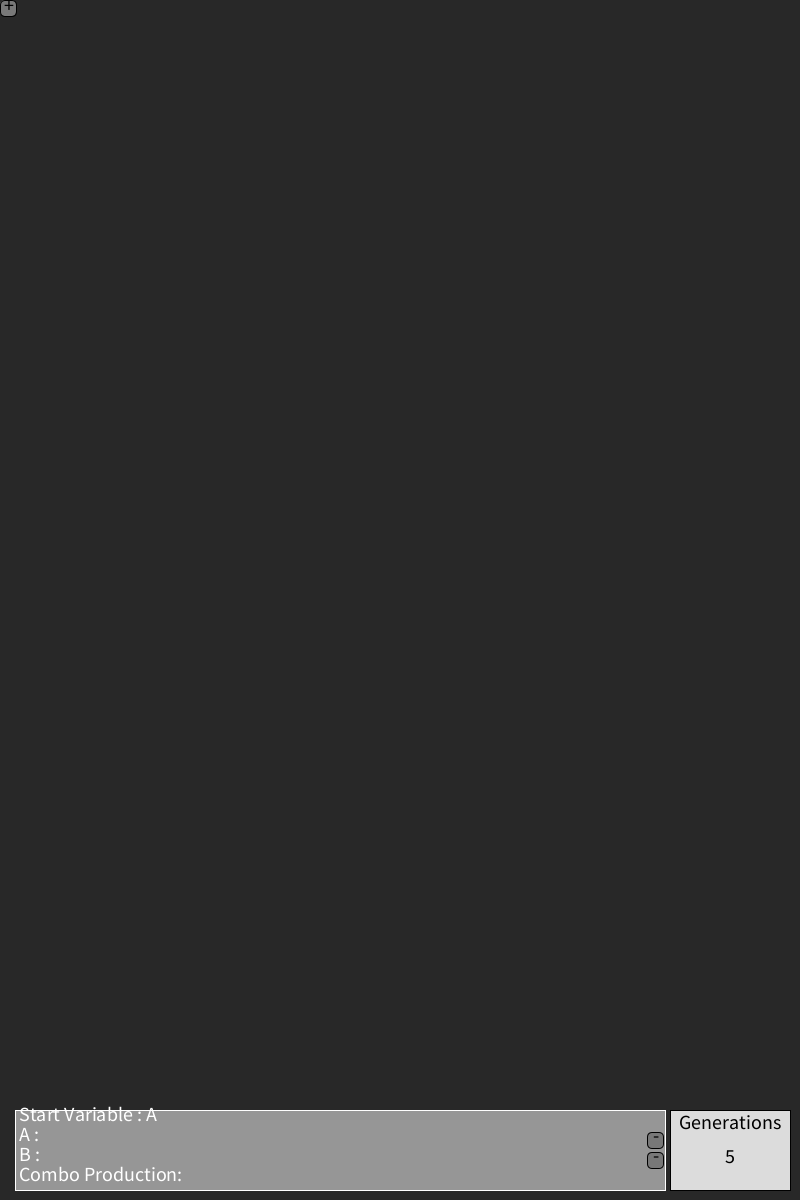
Frame 1 (no input)
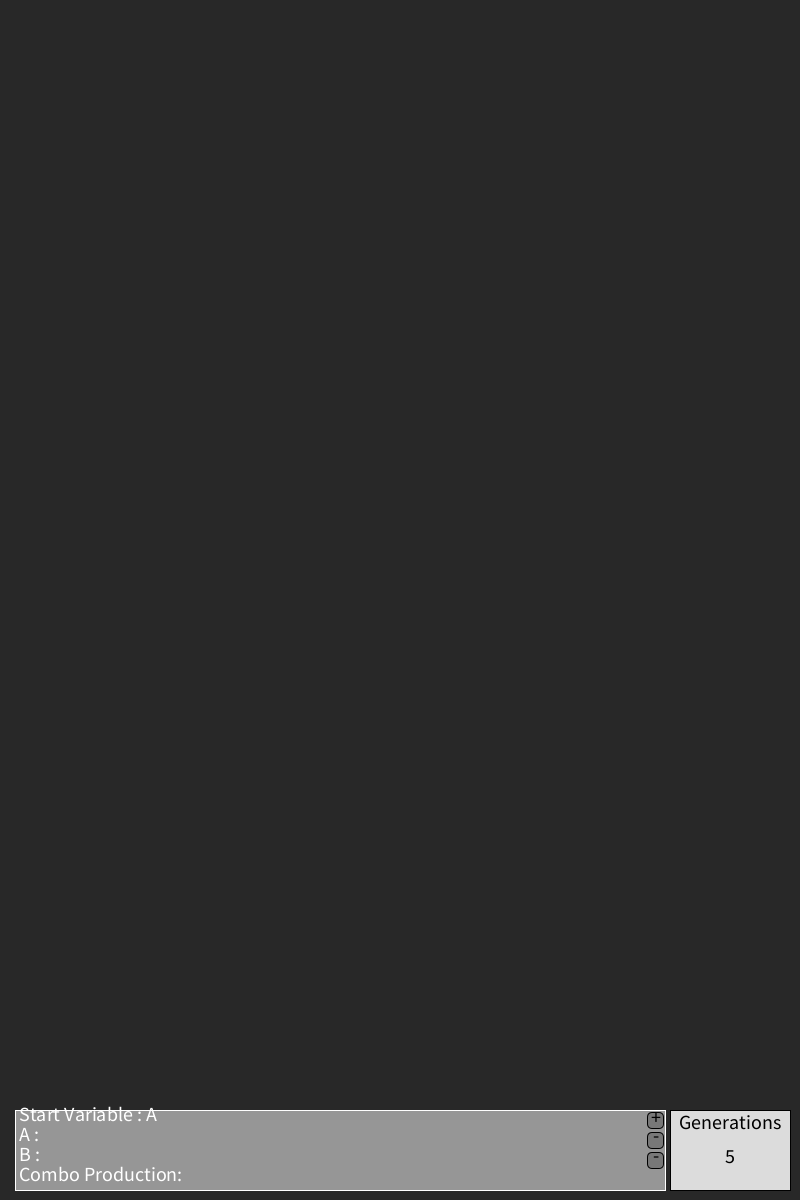
Frame 60 (the mouse pressed at the canvas centre just before this capture)
Frame 120 (the mouse held since frame 60 and released just before this capture): identical to frame 60, image omitted

The Processing sketch that drew these frames (run headless with seeded random() and noise(); from frame 60 on, the mouse is pressed at the canvas centre):

// Processing sketch: L_System_Drawer_Mar_19
// ── L_System_Drawer_Mar_19.pde

// First, defining some variables for the appearance of the main window
int BH; // The height of the productions box
int RW = 120; // The width of the right box
int RH = 80; // The height of the right box
int sep = 5; // The seperation of the boxes
int edge = 10; // The distance from the edge of the screen to the boxes
int d = 15; // diameter of the nodes

float CSize = 40; // Size of the central/mousetracking cursor

int w, h; // Variables to keep track of the width and height of the window for resizing purposes

boolean firstMousePress = false; // True if a mouse button has just been pressed while no other button was.

Triangle LT, RT; // The different arrow buttons for changing values


ArrayList<Rectangle> windowButtons = new ArrayList<Rectangle>(); // The buttons that can add or remove windows/production rules
int buttonSize = 16;


int gens = 5;

// The bounds for where new nodes can be placed or dragged to
int xmin, xmax, ymin, ymax;
IntList lims;
IntList windowBounds;

String Productions; // A list of the productions that have a replacement rule
StringList Replacements; // A list of the replacement rules

ArrayList<Window> subWindows = new ArrayList<Window>(); // The windows that control the different production rules
int maxSubWindows = 4;
int initialWindows = 2;

String startVar;

//IntList wIandPN; // Initializing a short intlist that keeps track of some values for the main window's production display
int minProdNum;


ArrayList<Node> nodes = new ArrayList<Node>();


String[] L = {"A", "B", "C", "D", "E", "F"};
//ArrayList<String> M = new ArrayList<String>();
//M = {"A", "B", "C", "D", "E", "F"};

//Triangle StartTriangle;
//float startX, startY;
//int stW = 40; // The width of the start triangle
//int stH = 20; // The height of the start triangle


ArrayList<String> OGWindowProds = new ArrayList<String>(); // OG WindowProds
ArrayList<String> WindowProds = new ArrayList<String>(); // WindowProds

String LSystem;

void settings() {
  size(displayWidth/2, displayHeight);
  windowButtons.add(new Rectangle(0, 0, buttonSize, buttonSize, "+", this));
  for (int i = 0; i < initialWindows; i++) {
    OGWindowProds.add(L[i]);
    windowButtons.add(new Rectangle(0, 0, buttonSize, buttonSize, "-", this));
  }
  
  
  WindowProds = OGWindowProds;
  for (int i = 0; i < initialWindows; i++) {
    subWindows.add(new Window(this, L[i], i, OGWindowProds));
    subWindows.get(i).setWindowProds(WindowProds);
  }
  
  registerMethod("pre", this);
  
  w = width;
  h = height;
  
  xmin = 0;
  xmax = w;
  ymin = 0;
  ymax = h - BH - edge;
  
  lims = new IntList();
  lims.append(xmin);
  lims.append(xmax);
  lims.append(ymin);
  lims.append(ymax);
  
  windowBounds = new IntList();
  windowBounds.append(0);
  windowBounds.append(w);
  windowBounds.append(0);
  windowBounds.append(h);
  
  LT = new Triangle(0, 0, 0, 0, 0, 0, this, windowBounds, OGWindowProds);
            
  RT = new Triangle(0, 0, 0, 0, 0, 0, this, windowBounds, OGWindowProds);
            
  //startX = w/2;
  //startY = h/2;
  //StartTriangle = new Triangle(startX, startY, startX + stW/2, startY + stH, startX - stW/2, startY + stH, this, lims, OGWindowProds);
  //StartTriangle.setMovable(true);
  //StartTriangle.setWindowProds(WindowProds);
  
  Replacements = new StringList();
}

void setup() { 
  //surface.hideCursor();
  surface.setResizable(true);
  surface.setTitle("Main Window");
  surface.setLocation(0, 0);
  //for (Window w : subWindows) {
  //  w.setup();
  //}
  Replacements.append("test");
  
  
}

void pre() {
  if (w != width || h != height) {
    // Sketch window has resized
    w = width;
    h = height;
    //while (lims.size() > 0) {
    //  lims.remove(0);
    //}
    lims.clear();
    xmin = 0;
    xmax = w;
    ymin = 0;
    ymax = h - BH - edge;
    
    lims.append(xmin);
    lims.append(xmax);
    lims.append(ymin);
    lims.append(ymax);
    
    windowBounds.clear();
    windowBounds.append(0);
    windowBounds.append(w);
    windowBounds.append(0);
    windowBounds.append(h);
    
    adjustSystem(nodes, lims);
    
    LT.move(w - edge - RW/2 - 15, h - edge - RH/2 - 5,
            w - edge - RW/2 - 15, h - edge - RH/2 + 25,
            w - edge - RW/2 - 40, h - edge - RH/2 + 10);
            
    RT.move(w - edge - RW/2 + 15, h - edge - RH/2 - 5,
            w - edge - RW/2 + 40, h - edge - RH/2 + 10,
            w - edge - RW/2 + 15, h - edge - RH/2 + 25);
            
    //StartTriangle.adjust(lims);
  }
}

void draw() {
  background(40);
  noStroke();
  
  textAlign(LEFT, TOP);
  //}
  
  stroke(255);
  // Axiom, Productions, and Angle Box
  //fill(100);
  //rect(edge, height-rH-edge, LW, rH);
  
  // Productions Box
  Productions = "";
  Replacements.clear();
  for (Window w : subWindows) {
    Productions += w.getProduction();
    Replacements.append(w.getReplacement());
    //print(" before: " + WindowProds.size());
    //w.setWindowProds(WindowProds);
    //print(" after: " + WindowProds.size());
  }
  //StartTriangle.setWindowProds(WindowProds);
  fill(150);
  int comboProdRows = 1;
  BH = (Replacements.size() + 1 /* this +1 is for the + button */ + comboProdRows /* the other is for the combined production */) * 20;
  rect(sep + edge, height - BH - edge, width - (RW + sep * 2 + edge * 2), BH);
  minProdNum = 0;
  //wIandPN = new IntList();
  
      
  if (subWindows.size() != 0) {
    startVar = subWindows.get(0).production;
  } else {
    startVar = "none";
  }
  
  LSystem = combineLSystem(startVar, Productions, Replacements, gens);
  
  // This gets the production rules from each of the active windows and puts them into the text box in the main window
  for (int i = 0; i < Replacements.size() + 1 + comboProdRows; i++) {
    float currentW = sep + edge + 4;
    float currentH = height - BH - edge + 20*i - 3;
    fill(255);
    textAlign(LEFT,TOP);
    textSize(20);

    
    if (i == 0) {
      text("Start Variable : " + startVar, currentW, currentH);
    } else if (i < Replacements.size() + 1) {
      text(subWindows.get(i-1).production + " : " + Replacements.get(i-1), currentW, currentH);
    } else {
      text("Combo Production: " + LSystem, currentW, currentH);
    }
    //text(Productions.get(prodNum(minProdNum, maxSubWindows, subWindows)), currentW, currentH);
    if (i < Replacements.size() + 1) {
      float step = (BH - comboProdRows*20) / windowButtons.size();
      windowButtons.get(windowButtons.size() - 1 - i).x = width - RW - sep - 18 - edge;
      windowButtons.get(windowButtons.size() - 1 - i).y = height - edge - step*i - buttonSize - 2 - comboProdRows * 20;
      
      // This places buttons that can remove (or add) production rules and their corresponding windows
      windowButtons.get(i).update();
      windowButtons.get(i).display();
    }
  }
  
  // Generations Box
  fill(220);
  rect(width - RW - edge, height - RH - edge, RW, RH);
  
  textSize(20);
  textAlign(CENTER, CENTER);
  fill(0);
  text("Generations", width - edge - RW/2, height - edge - RH + 12);
  text(str(gens), width - edge - RW/2, height - edge - RH/2 + 6);
  
  fill(200);
  
  
  LT.update();
  LT.display();
  LT.setFirstMousePress(false);
  
  RT.update();
  RT.display();
  RT.setFirstMousePress(false);
  
  //StartTriangle.setWindowProds(WindowProds);
  
  //StartTriangle.update();
  //StartTriangle.display();
  //StartTriangle.setFirstMousePress(false);
}

void mousePressed() {
  // remove window
  print(" old: " + WindowProds);
  for (int i = windowButtons.size() - 1; i >= 0; i--) {
    if (windowButtons.get(i).over) {
      if (windowButtons.get(i).s == "-") {
        windowButtons.remove(windowButtons.get(i));
        subWindows.get(i-1).close();
        subWindows.remove(subWindows.get(i-1));
        WindowProds.remove(WindowProds.get(i-1));
        
        
        //StartTriangle.setWindowProds(WindowProds);
      } else {
        addNewWindow();
        
      }
      //print(WindowProds);
    }
  }
  print(" new: " + WindowProds);
  
  for (Window w : subWindows) {
    print("first: " + w.WindowProds);
    w.setWindowProds(WindowProds);
    print("second: " + w.WindowProds);
  }
  //StartTriangle.setWindowProds(WindowProds);
  
  //StartTriangle.setFirstMousePress(true);
  
  if (LT.over) {
    gens--;
    if (gens < 0) {
      gens = 0;
    }
  }
  if (RT.over) {
    gens++;
  }
  LT.setFirstMousePress(true);
  RT.setFirstMousePress(true);
  
  //for (Node n : nodes) {
  //  n.setFirstMousePress(true);
  //}
  
}

void mouseDragged() {
  
}

void mouseReleased() {
  //for (Node n : nodes) {
  //  n.releaseEvent();
  //}
  LT.releaseEvent();
  RT.releaseEvent();
  //StartTriangle.releaseEvent();
}

ArrayList<String> getWindowProds() {
  return WindowProds;
}

void addNewWindow() {
  for (int i = 0; i < maxSubWindows; i++) {
    boolean inList = false;
    for (int j = 0; j < subWindows.size(); j++) {
      if (subWindows.get(j).nth == i) {
        inList = true;
        break;
      }
    }
    if (!inList) {
      subWindows.add(i, new Window(this, L[i], i, OGWindowProds));
      subWindows.get(i).setWindowProds(WindowProds);
      windowButtons.add(new Rectangle(0, 0, buttonSize, buttonSize, "-", this));
      //print(" old: " + WindowProds);
      WindowProds.add(i, L[i]);
      //print(" new: " + WindowProds);
      break;
    }
  }
}

//int[] prodNum (int min /* min value the Windex could be */, int max /* similarly... */, ArrayList<Window> W ) { // Given the index of a production, determine the index of its paired Window in an array

// ── Helpful_Functions.pde

boolean overCircle(float x, float y, float r, PApplet W) {
  float disX = x - W.mouseX;
  float disY = y - W.mouseY;
  if (sqrt(sq(disX) + sq(disY)) < r) {
    return true;
  } else {
    return false;
  }
}

float sign (float X1, float Y1, float X2, float Y2, float X3, float Y3) {
  return (X1 - X3) * (Y2 - Y3) - (X2 - X3) * (Y1 - Y3);
}

boolean overTriangle(float X1, float Y1, float X2, float Y2, float X3, float Y3, PApplet W) {
  // Checking which side of the half-plane created by the edges the point is in
  float d1, d2, d3;
  boolean neg, pos;
  
  d1 = sign(W.mouseX, W.mouseY, X1, Y1, X2, Y2);
  d2 = sign(W.mouseX, W.mouseY, X2, Y2, X3, Y3);
  d3 = sign(W.mouseX, W.mouseY, X3, Y3, X1, Y1);
  
  neg = d1 < 0 || d2 < 0 || d3 < 0;
  pos = d1 > 0 || d2 > 0 || d3 > 0;
  
  return !(neg && pos);
}

boolean overQuad(float X1, float Y1, float X2, float Y2, float X3, float Y3, float X4, float Y4, PApplet W) {
  float d1, d2, d3, d4;
  boolean neg, pos;
  
  d1 = sign(W.mouseX, W.mouseY, X1, Y1, X2, Y2);
  d2 = sign(W.mouseX, W.mouseY, X2, Y2, X3, Y3);
  d3 = sign(W.mouseX, W.mouseY, X3, Y3, X4, Y4);
  d4 = sign(W.mouseX, W.mouseY, X4, Y4, X1, Y1);
  
  neg = d1 < 0 || d2 < 0 || d3 < 0 || d4 < 0;
  pos = d1 > 0 || d2 > 0 || d3 > 0 || d4 > 0;
  
  return !(neg && pos);
}

boolean overRect(float X, float Y, float w, float h, PApplet W) {
  boolean xgood = W.mouseX > X && W.mouseX < X + w;
  boolean ygood = W.mouseY > Y && W.mouseY < Y + h;
  return xgood && ygood;
}



class Triangle {
  float x1, y1, x2, y2, x3, y3;
  boolean over;
  boolean press;
  boolean locked = false;
  int col = 120;
  boolean firstMousePress = false;
  PApplet w;
  IntList lims;
  boolean movable = false;
  float h;
  Node startNode;
  ArrayList<String> WindowProds;
  
  
  
  Triangle(float X1, float Y1, float X2, float Y2, float X3, float Y3, PApplet Window, IntList limits, ArrayList<String> WP) {

    x1 = X1;
    y1 = Y1;
    x2 = X2;
    y2 = Y2;
    x3 = X3;
    y3 = Y3;
    w = Window;
    lims = limits;
    h = max(y1, max(y2, y3)) - min(y1, min(y2, y3));
    WindowProds = WP;
    
  }
  
  void update() {
    overEvent();
    pressEvent();
    if (movable) {
      //if (over && !(startNode.activated || startNode.afterActivated())) {
      //  startNode.activatedFalse();
      //}
      startNode.update();
    }
    
    if (press && movable) {
      float x = lock(w.mouseX, lims.get(0) + (x1-x3), lims.get(1) + (x1-x2));
      float y = lock(w.mouseY - 7 * h / 8, lims.get(2), lims.get(3) - h);
      startNode.move(x - x1, y - y1);
      shift(x, y);
    }
  }
  
  void overEvent() {
    if (overTriangle(x1, y1, x2, y2, x3, y3, w) && (!movable || (movable && !startNode.over && !startNode.overAfter()))) {
      over = true;
    } else {
      over = false;
    }
  }
  
  void setFirstMousePress(boolean p) {
    firstMousePress = p;
    if (movable) {
      startNode.setFirstMousePress(p);
    }
  }
  
  void pressEvent() {
    if (over && firstMousePress || locked) {
      press = true;
      locked = true;
    } else {
      press = false;
    }
    
  }
  
  void releaseEvent() {
    locked = false;
    if (movable) {
      startNode.releaseEvent();
    }
  }
  
  void setStart(Node n) {
    startNode = n;
  }
  
  void setMovable(boolean m) {
    movable = m;
    if (movable) {
      startNode = new Node(x1, y1, 0, "start", this, w, lims);
    }
  }
  
  void setWindowProds(ArrayList<String> WP) {
    //print(WP);
    //print(WindowProds);
    if (WP != WindowProds) {
      print("change happens");
    }
    WindowProds = WP;
    //startNode.WindowProds = WindowProds;
    //print(WindowProds);
  }
  
  void shift(float x, float y) {
    float xChange = x - x1;
    float yChange = y - y1;
    x2 += xChange;
    y2 += yChange;
    x3 += xChange;
    y3 += yChange;
    x1 = x;
    y1 = y;
  }
  
  void move(float X1, float Y1, float X2, float Y2, float X3, float Y3) {
    x1 = X1;
    y1 = Y1;
    x2 = X2;
    y2 = Y2;
    x3 = X3;
    y3 = Y3;
  }
  
  void adjust(IntList newlims) {
    lims = newlims;
    float x = lock(x1, lims.get(0) + (x1-x3), lims.get(1) + (x1-x2));
    float y = lock(y1, lims.get(2), lims.get(3) - h);
    shift(x, y);
  }
  
  void display() {
    int fill = col;
    if ((over || press) && (movable && !(startNode.activated || startNode.afterActivated()))) { // false when the startnode or any of the following nodes are activated
      fill = col + 50;
    }
    w.stroke(0);
    w.strokeWeight(1);
    w.fill(fill);
    w.triangle(x1, y1, x2, y2, x3, y3);
    if (movable) {
      startNode.display();
    }
  }
}

class Rectangle {
  float x, y, w, h;
  boolean over;
  boolean press;
  boolean locked = false;
  int col = 120;
  boolean firstMousePress = false;
  PApplet W;
  boolean movable = false;
  String s;
  
  Rectangle(float X, float Y, float Width, float Height, String string, PApplet Window) {
    x = X;
    y = Y;
    w = Width;
    h = Height;
    s = string;
    W = Window;
  }
  
  void update() {
    overEvent();
    pressEvent();
  }
  
  void overEvent() {
    if (overRect(x, y, w, h, W)) {
      over = true;
    } else {
      over = false;
    }
  }
  
  void setFirstMousePress(boolean p) {
    firstMousePress = p;
  }
  
  void pressEvent() {
    if (over && firstMousePress || locked) {
      press = true;
      locked = true;
    } else {
      press = false;
    }
  }
  
  void releaseEvent() {
    locked = false;
  }
  
  void setMovable(boolean m) {
    movable = m;
  }
  
  void display() {
    int fill = col;
    W.strokeWeight(1);
    W.stroke(0);
    if (over || press) {
      fill = col +50;
    }
    W.fill(fill);
    W.rect(x, y, w, h, 5);
    
    W.textAlign(CENTER, CENTER);
    W.fill(0);
    int yChange = 3;
    if (s == "+") {
      yChange = 5;
    }
    W.text(s, x + w/2 + 1, y + yChange);
  }
}


float lock(float val, float minv, float maxv) {
  return min(max(val, minv), maxv);
}

void drawSystem(ArrayList<Node> nodes) {
  for (Node n : nodes) {
    n.update();
    n.display();
  }
}

void adjustSystem(ArrayList<Node> nodes, IntList lims) {
  for (Node n : nodes) {
    n.adjust(lims);
    n.display();
  }
}

float distance(float x1, float y1, float x2, float y2) {
  return sqrt(pow((x1 - x2), 2) + pow((y1 - y2), 2));
}

String generateSystem(Node n) {
  String s = "";
  for (Node nn : n.after) {
    if (nn.after.size() == 0) {
      s += generateSystem(nn);
    } else {
      
    }
  }
  return s;
}

String combineLSystem(String Start, String Productions, StringList Replacements, int iters) {
  String phrase = Start;
  String tempPhrase;
  char C;
  for (int i = 0; i < iters; i++) {
    tempPhrase = "";
    for (int j = 0; j < phrase.length(); j++) {
      C = phrase.charAt(j);
      if (Productions.indexOf(str(C)) != -1) {
        tempPhrase += Replacements.get(Productions.indexOf(C));
      } else {
        tempPhrase += C;
      }
    }
    phrase = tempPhrase;
  }
  return phrase;
}

// ── Node.pde
// Node class describes a modifiable point in a window
class Node {
  float x, y;
  boolean over;
  boolean press;
  boolean locked = false;
  int col = 100;
  float theta = 0;
  float d = 20;
  float r = d/2;
  
  Node before;
  ArrayList<Node> after;
  PApplet w;
  //ArrayList<Node> allNodes; // All the nodes in the window
  
  Triangle Tparent;
  Node optionParent; // arbiter? adjudicator? judge?
  ArrayList<Node> options;
  Node plus, minus;
  
  boolean firstMousePress = false;
  IntList lims; // limits for nodes etc that can move around on the screen
  
  String nodeType; // possible values are "rotation", "production", "forward", "start", and "option"
  
  float v = r + 10; // vicinity -> used to note how far away the mouse can go from the center of a node before deactivating the node
  boolean nearby;
  boolean activated;
  
  float leastX = r;
  float mostX = r;
  float leastY = r;
  float mostY = r;
  
  ArrayList<String> WindowProds;
  ArrayList<String> OGWindowProds;
  String t = " "; // The text that is in the center of the node. Only used for option and production nodes
  
  // This first constructor makes a special node without a before node. This node is tied to the StartTriangle 
  Node(float ix, float iy, float rotation, String Ntype, Triangle T, PApplet W, IntList limits) { // Only used once to initialize a window's tree of nodes
    w = W;
    nodeType = Ntype;
    lims = limits;
    x = ix;
    y = iy;
    theta = radians(rotation) % (2*PI);
    before = this;
    Tparent = T;
    
    OGWindowProds = Tparent.WindowProds;
    //print(" | these are OG: " + OGWindowProds);
    WindowProds = OGWindowProds;
    
    after = new ArrayList<Node>();
    options = new ArrayList<Node>(); // The option nodes that are children to either a main node or another option node
    Node plus = new Node(x + 2*r + 5, y, 0, "option", "+", this, w, lims);
    options.add(plus);
    Node rLeft = new Node(x + r + 3, y + 2*r + 3, 0, "option", "<-", this, w, lims);
    options.add(rLeft);
    Node rRight = new Node(x - r - 3, y + 2*r + 3, 0, "option", "->", this, w, lims);
    options.add(rRight);
    Node forward = new Node(x, y - 2*r - 5, 0, "option", "F", this, w, lims);
    options.add(forward);
    
  }
  
  Node(float ix, float iy, float rotation, String Ntype, String text, Node b, PApplet W, IntList limits) {
    w = W;
    nodeType = Ntype;
    lims = limits;
    x = ix;
    y = iy;
    theta = radians(rotation) % (2*PI);
    t = text;
    //t = w.production;
    print("CREATION");
    if (nodeType != "option") {
      before = b;
      OGWindowProds = before.OGWindowProds;
      WindowProds = before.WindowProds;
      //allNodes = b.allNodes; // Each node is responsible for adding its subsequent nodes to this growing array, but each subsequent node is responsible for removing itself if deleted
    } else {
      optionParent = b;
      OGWindowProds = optionParent.OGWindowProds;
      WindowProds = optionParent.WindowProds;
      
      //allNodes = b.allNodes;
    }
    //d = b.d * 0.99;
    d = b.d;
    if (nodeType != "option") {
      after = new ArrayList<Node>();
    }
    options = new ArrayList<Node>(); // The option nodes that are children to either a main node or another option node
    
    if (nodeType == "rotation") {
      leastX = max(r, -r*pow(2,0.5)*cos(theta+PI/2));
      mostX = max(r, r*pow(2,0.5)*cos(theta+PI/2));
      leastY = max(r, r*pow(2,0.5)*sin(theta+PI/2));
      mostY = max(r, -r*pow(2,0.5)*sin(theta+PI/2));
    }
    
    if (nodeType != "option") {
      Node minus = new Node(x - 2*r - 5, y, 0, "option", "-", this, w, lims);
      options.add(minus);
      Node plus = new Node(x + 2*r + 5, y, 0, "option", "+", this, w, lims);
      options.add(plus);
      Node rLeft = new Node(x + r + 3, y + 2*r + 3, 0, "option", "<-", this, w, lims);
      options.add(rLeft);
      Node rRight = new Node(x - r - 3, y + 2*r + 3, 0, "option", "->", this, w, lims);
      options.add(rRight);
      Node forward = new Node(x, y - 2*r - 5, 0, "option", "F", this, w, lims);
      options.add(forward);
    }
    
    //print(t);
    if (nodeType == "option" && t == "+") {
      //print("something");
      for (int i = 0; i < WindowProds.size(); i++) {
        options.add(new Node(x + 2*r*(i+1) + 5, y, 0, "option", WindowProds.get(i), this, w, lims));
        //options.get(i).setText(WindowProds.get(i));
      }
    }
  }
  
  void update() {
    //print("wprods: " + WindowProds);
    fixWindowProds();
    //print("nwprods: " + WindowProds);
    
    overEvent();
    pressEvent();
    nearbyEvent();
    
    if ((over && !beforeActivated() && !afterActivated())/* || (options.size() != 0 && nodeType == "option" && optionParent.activated)*/) {
      activated = true;
    }
    
    if (nodeType == "option" && over) {
      activated = true;
    }
    
    if (nodeType == "option" && optionParent.nodeType == "option" && optionParent.activated) {
      activated = true;
    }

    if (nodeType == "rotation") {
      leastX = max(r, -r*pow(2,0.5)*cos(theta+PI/2));
      mostX = max(r, r*pow(2,0.5)*cos(theta+PI/2));
      leastY = max(r, r*pow(2,0.5)*sin(theta+PI/2));
      mostY = max(r, -r*pow(2,0.5)*sin(theta+PI/2));
    }
    
    for (Node o : options) {
      o.update();
    }
    
    if (activated && options.size() != 0) { // A node will no longer be activated if the mouse is outside of its vicinity or the vicinity of any of its active options
      //print("active");
      boolean Near = false;
      for (Node o : options) {
        if (o.nearby) {
          Near = true;
          break;
        }
      }
      
      if (!nearby && !Near && !childNearby()) {
        activated = false;
      }
    }
    
    if (nodeType != "option") {
      for (Node a : after) {
        a.update();
      }
    }
  }
  
  boolean isOver() {
    boolean Over = (overCircle(x, y, r, w));
    if (nodeType == "rotation") {
      Over = (overQuad(x, y, x-r*sin(theta+PI/4), y-r*cos(theta+PI/4), 
        x+r*pow(2,0.5)*cos(theta+PI/2), y-r*pow(2,0.5)*sin(theta+PI/2), 
        x+r*cos(theta+PI/4), y-r*sin(theta+PI/4), w) || (overCircle(x, y, r, w)));
    } /*else if (nodeType == "forward") {
      Over = 
    }*/
    return Over;
  }
  
  boolean overAfter() {
    if (nodeType != "option") {
      for (Node a : after) {
        if (a.overAfter() || a.isOver()) {
          return true;
        }
      }
    }
    return false;
  }
  
  boolean overBefore() {
    if (over) {
      return true;
    } else if (nodeType == "start") {
      return false;
    } else if (nodeType != "option") {
      return before.overBefore();
    } else {
      return optionParent.overBefore();
    }
  }
  
  boolean afterActivated() {
    if (nodeType != "option") {
      for (Node a : after) {
        if (a.activated || a.afterActivated()) {
          return true;
        }
      }
    }
    return false;
  }
  
  boolean beforeActivated() {
    if (activated) {
      return true;
    } else if (nodeType == "start") {
      return false;
    } else if (nodeType != "option") {
      return before.beforeActivated();
    } else {
      return optionParent.beforeActivated();
    }
  }
  
  boolean anotherActivated() { // need to account for the case where two nodes on two different branches are both activated
    return false;
  }
  
  void activatedFalse() {
    activated = false;
    for (Node o : options) {
      o.activatedFalse();
    }
    if (nodeType != "option") {
      for (Node a : after) {
        a.activatedFalse();
      }
    }
  }
    
  
  void overEvent() {
    if (isOver()/* && nodeType == "option"*/) {
      over = true;
    } else {
      over = false;
    }
  }
  
  void nearbyEvent() {
    if (distance(w.mouseX, w.mouseY, x, y) > v) {
      nearby = false;
    } else {
      nearby = true;
    }
  }
  
  void setFirstMousePress(boolean p) {
    firstMousePress = p;
    for (Node o : options) {
      o.setFirstMousePress(p);
    }
    if (nodeType != "option") {
      for (Node a : after) {
        a.setFirstMousePress(p);
      }
    }
  }
  
  void pressEvent() {
    press = false;
    if (options.size() == 0 && over && firstMousePress) {
      press = true;
      locked = true;
    }
  }
  
  void releaseEvent() {
    //if (locked) {
    //  activated = false;
    //}
    locked = false;
    for (Node o : options) {
      o.releaseEvent();
    }
    if (nodeType != "option") {
      for (Node a : after) {
        a.releaseEvent();
      }
    }
    //activated = false;
  }
  
  void move(float Dx, float Dy) {
    x = x + Dx;
    y = y + Dy;
    for (Node o : options) {
      o.move(Dx, Dy);
    }
    if (nodeType != "option") {
      for (Node a : after) {
        a.move(Dx, Dy);
      }
    }
  }
  
  int getPlusIndex() {
    for (int i = 0; i < options.size(); i++) {
      if (options.get(i).t == "+") {
        return i;
      }
    }
    return -1;
  }
  
  void fixWindowProds() {
    //print(WindowProds);
    if (nodeType == "option") {
      WindowProds = optionParent.WindowProds;
    } else {
      //print("INCONSISTENCY");
      ArrayList<String> newWindowProds;
      if (nodeType == "start") {
        newWindowProds = Tparent.WindowProds;
      } else {
        newWindowProds = before.WindowProds;
      }
      //if (WindowProds != newWindowProds) {
      //print(" |  WindowProds: " + WindowProds + ", and newWindowProds: " + newWindowProds);
      //}
      Node plusNode = options.get(getPlusIndex());
      //print(newWindowProds);
      if (WindowProds.size() > newWindowProds.size()) { // An option node needs to be removed
        print("something must go");
        for (int i = 0; i < newWindowProds.size(); i++) { // to determine which option node should be removed
          if (WindowProds.get(i) != newWindowProds.get(i)) {
            print("removing " + i + "th node ");
            plusNode.options.get(i).removeOption(); // remove the node that is no longer represented in the WindowProds array
            WindowProds = newWindowProds;
            break;
          }
        }
      } else if (WindowProds.size() < newWindowProds.size()) { // an option node needs to be added
        print("something must be added");
        for (int i = 0; i < WindowProds.size(); i++) {
          if (newWindowProds.get(i) != WindowProds.get(i)) {
            String newProd = before.options.get(getPlusIndex()).options.get(i).t;
            options.get(getPlusIndex()).options.add(i, new Node(x + 2*r*(i+1) + 5, y, 0, "option", newProd, this, w, lims));
            WindowProds = newWindowProds;
            break;
          }
        }
      }
      //print(options.get(getPlusIndex()).options.size());
      //print("hmm");
      //WindowProds = newWindowProds;
    }
  }
  
  
  void setText(String T) {
    t = T;
  }
  
  void rotate(float T) {
    theta += radians(T) % (2*PI);
  }
  
  void setTheta(float T) {
    theta = radians(T) % (2*PI);
  }
  
  String generateSystem() {
    String replacement = "";
    if (nodeType == "rotation") {
      if (t == "R+") {
        replacement = "+";
      } else if (t == "R-") {
        replacement = "-";
      }
      //replacement = "±";
    } else if (nodeType == "production") {
      replacement = t;
    } else if (nodeType == "forward") {
      replacement = "F";
    } else {
      //print("GENERATOR MELTDOWN");
    }
    
    for (Node a : after) {
      replacement += a.generateSystem();
      if (nodeType == "start") {
      }
    }
    return replacement;
  }
  
  boolean childNearby() {
    if (options.size() == 0) {
      return nearby;
    }
    for (Node o : options) {
      if (o.childNearby()) {
        return true;
      }
    }
    return false;
  }
  
  void adjust(IntList newLims) {
    lims = newLims;
    if (x > lims.get(1) - r) {
      x = lims.get(1) - r;
    }
    if (y > lims.get(3) - r) {
      y = lims.get(3) - r;
    }
  }
  
  void removeOption() {
    int index = optionParent.options.indexOf(this);
    ArrayList<Node> temp = new ArrayList<Node>();
    for (int i = 0; i < optionParent.options.size(); i++) {
      if (i != index) {
        temp.add(optionParent.options.get(i));
      }
    }
    optionParent.options = temp;
  }
  
  void removeNode() {
    int index = before.after.indexOf(this);
    ArrayList<Node> temp = new ArrayList<Node>();
    for (int i = 0; i < before.after.size(); i++) {
      if (i != index) {
        temp.add(before.after.get(i));
      }
    }
    before.after = temp;
  }
  
  void createNode(String t) {
    //print(OGWindowProds);
    if (WindowProds.indexOf(t) != -1) { 
      print(t + " is in the list. ");
      optionParent.after.add(new Node(optionParent.x - 10, optionParent.y, 0, "production", t, optionParent, w, lims));
    } else if (t == "F") {
      after.add(new Node(x, y, 0, "forward", "", this, w, lims));
    } else if (t == "<-") {
      after.add(new Node(x, y, -PI/2, "rotation", "R-", this, w, lims));
    } else if (t == "->") {
      after.add(new Node(x, y, PI/2, "rotation", "R+", this, w, lims));
    }
    //print("this is t: " + t);
  }
  
  void drawNode(int fill) {
    // This part draws & fills in the shape of the node
    if (nodeType != "forward") {
      w.fill(fill);
      w.stroke(0);
      w.strokeWeight(1);
      w.circle(x, y, d);
      //w.fill(0);
      //w.arc(x, y, 2*r, 2*r, theta+PI/4 + PI/2, theta+PI/4 - PI/2);
    } else {
      w.stroke(0, 0, 255);
      w.strokeWeight(4);
      w.line(x, y, x + 100*cos(theta - PI/2), y + 100*sin(theta - PI/2));
      //w.line(optionParent.x, optionParent.y, optionParent.x+100, optionParent.y-100);
    }
    
    if (nodeType == "rotation") {
      w.noStroke();
      w.quad(x, y, x-r*sin(theta+PI/4), y-r*cos(theta+PI/4), 
      x+r*pow(2,0.5)*cos(theta+PI/2), y-r*pow(2,0.5)*sin(theta+PI/2), 
      x+r*cos(theta+PI/4), y-r*sin(theta+PI/4));
      w.stroke(0);
      w.strokeWeight(1);
      w.line(x-r*sin(theta+PI/4), y-r*cos(theta+PI/4), 
      x+r*pow(2,0.5)*cos(theta+PI/2), y-r*pow(2,0.5)*sin(theta+PI/2));
      w.line(x+r*pow(2,0.5)*cos(theta+PI/2), y-r*pow(2,0.5)*sin(theta+PI/2), 
      x+r*cos(theta+PI/4), y-r*sin(theta+PI/4));
    }
    
    
    // This part adds the text in the middle of the node (if there is any)
    w.fill(0, 255, 0);
    w.textAlign(CENTER, CENTER);
    w.textSize(d-3);
    w.text(t, x, y-3);
  }
  
  void display() {
    
    // This section manages the coloring of each node
    int fill = col;
    if ((options.size() == 0 && over) || (options.size() > 0 && (activated /*|| over*/))) { // 
      fill = col + 50;
    }
    if (firstMousePress && over && options.size() == 0) {
      fill = 255;
      if (t == "-") {
        optionParent.removeNode();
      } else {
        optionParent.createNode(t);
      }
    }
    if (locked) {
      fill = 255;
    } 
    
    drawNode(fill);
    
    if (nodeType != "option") {
      for (Node a : after) {
        a.display();
      }
    }
    
    if (activated) {
      drawNode(fill);
      for (Node o : options) {
        o.update();
        o.display();
      }
    }
  }
}

// ── Window.pde

class Window extends PApplet {
  PApplet parent;
  String name;
  int nth;
  int titleHeight = 27;
  
  int xmin, xmax, ymin, ymax;
  IntList lims;
  
  int w, h;
  
  Triangle StartTriangle;
  float startX, startY;
  
  int stW = 40; // The width of the start triangle
  int stH = 20; // The height of the start triangle
  
  float vicinity = 20;
  
  String production = ""; // the value that is replaced
  String replacement = ""; // the value that replaces 
  ArrayList<String> OGWindowProds;
  ArrayList<String> WindowProds;
    
  @Override
    public void exitActual() {
  }
  
  Window(PApplet Parent, String P, int Nth, ArrayList<String> OGWP) {
    super();
    parent = Parent;
    production = P;
    //replacement = production;
    name = "Production rule for " + production;
    nth = Nth;
    OGWindowProds = OGWP;
    PApplet.runSketch(new String[]{this.getClass().getName()}, this);
  }
  
  public void settings() {
    size(displayWidth/4, (int) (displayHeight/2 - titleHeight * 1.5));
    
    w = width;
    h = height;
    
    lims = new IntList();
    
    xmin = 0;
    xmax = w;
    ymin = 0;
    ymax = h - titleHeight;
    
    lims.append(xmin);
    lims.append(xmax);
    lims.append(ymin);
    lims.append(ymax);

    
    startX = w/2;
    startY = h/2;
    StartTriangle = new Triangle(startX, startY, startX + stW/2, startY + stH, startX - stW/2, startY + stH, this, lims, OGWindowProds);
    StartTriangle.setMovable(true);
  }
  
  public void setup() {
    surface.setResizable(true);
    surface.setTitle(name);
    surface.setLocation(displayWidth/2 + displayWidth/4 * (nth % 2), (int) (displayHeight/2 + titleHeight * 0.5) * (nth / 2));
    
  }
  
  public void draw() {
    if (w != width || h != height) {
      // Sketch window has resized
      w = width;
      h = height;
      while (lims.size() > 0) {
        lims.remove(0);
      }
      xmin = 0;
      xmax = w;
      ymin = 0;
      ymax = h - titleHeight;
      
      lims.append(xmin);
      lims.append(xmax);
      lims.append(ymin);
      lims.append(ymax);
      
      StartTriangle.adjust(lims);
    }
    background(40);
    fill(255);
    noStroke();
    rect(0, height - titleHeight, width, titleHeight);
    textAlign(LEFT, TOP);
    textSize(15);
    fill(0);
    text(production + " : " + replacement, 10, height - titleHeight + 3);
    
    //StartTriangle.setWindowProds(WindowProds);
  
    StartTriangle.update();
    StartTriangle.display();
    StartTriangle.setFirstMousePress(false);
    
    startX = StartTriangle.x1;
    startY = StartTriangle.y1;
    
    replacement = StartTriangle.startNode.generateSystem(); // Need to update replacement here to reflect what's going on in the window
  }
  
  public void mousePressed() {
    StartTriangle.setFirstMousePress(true);
  }

  public void mouseReleased() {
    StartTriangle.releaseEvent();  
  }
  
  public void setWindowProds(ArrayList<String> WP) {
    WindowProds = WP;
    print("OI " + WP);
    StartTriangle.setWindowProds(WindowProds);
  }
  
  
  //ArrayList<String> getWindowProds() {
  //  return parent.WindowProds;
  //  return ; // how do we get info from the parent window?
  //}
  
  public String getProduction() {
    return production;
  }
  
  public String getReplacement() {
    return replacement;
  }
  
  
  public void close() {
    this.exitActual();
    //this.dispose();
    surface.setVisible(false);
    
  }
}
